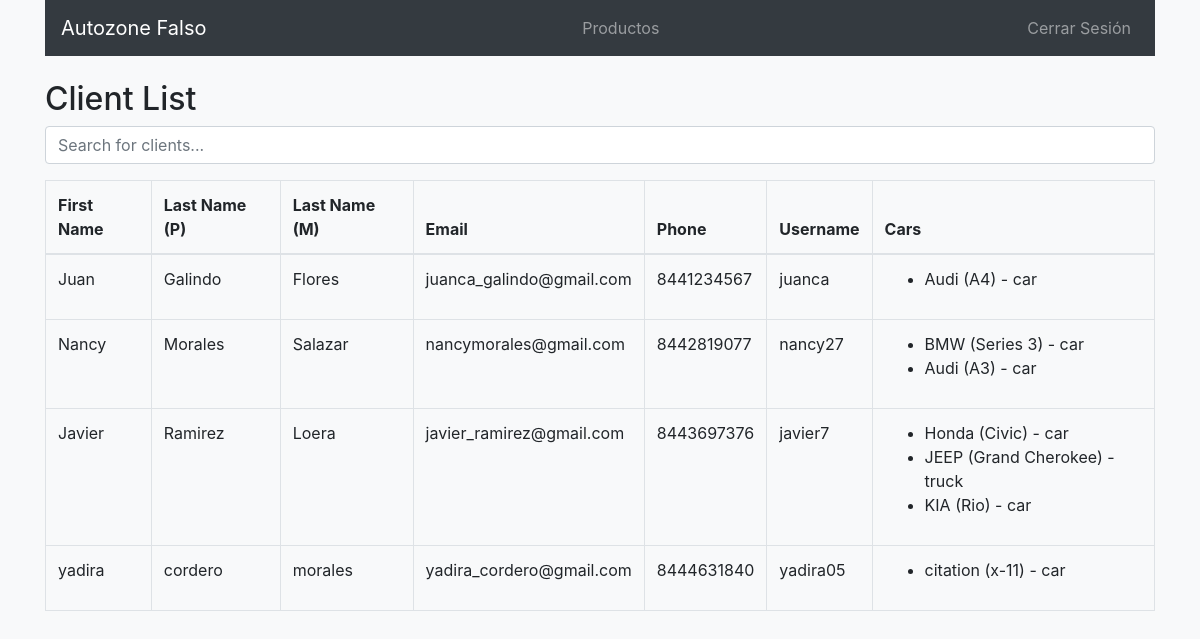
The app's page /clients with its own data.
### app.py (models this page shows)
class Client(db.Model):
    id = db.Column(db.Integer, primary_key=True)
    first_name = db.Column(db.String(100), nullable=False)
    last_name_p = db.Column(db.String(100), nullable=False)
    last_name_m = db.Column(db.String(100), nullable=False)
    email = db.Column(db.String(100), unique=True, nullable=False)
    phone = db.Column(db.String(15), nullable=False)
    username = db.Column(db.String(100), unique=True, nullable=False)
    password = db.Column(db.String(100), nullable=False)
    cars = db.relationship('Car', backref='client', lazy=True)

class Car(db.Model):
    id = db.Column(db.Integer, primary_key=True)
    name = db.Column(db.String(100), nullable=False)
    model = db.Column(db.String(100), nullable=False)
    type = db.Column(Enum('car', 'truck', name='car_type'), nullable=False)
    client_id = db.Column(db.Integer, db.ForeignKey('client.id'), nullable=False)

### app.py (the view)
@app.route('/clients')
def list_clients():
    clients = Client.query.all()
    return render_template('list_clients.html', clients=clients)

### app.py (called while the page is built)
@app.before_request
def before_request():
    if 'cart' not in session:
        session['cart'] = []

### templates/list_clients.html (shortened to what this page needs)
{% extends 'base.html' %}
{% block content %}
<div class="container">
    <nav class="navbar navbar-expand-lg navbar-dark bg-dark mb-4">
        <a class="navbar-brand" href="#">Autozone Falso</a>
        <div class="collapse navbar-collapse">
            <ul class="navbar-nav ml-auto">
                <li class="nav-item">
                    <a class="nav-link" href="{{ url_for('list_products') }}">Productos</a>
                </li>
            </ul>
            <ul class="navbar-nav ml-auto">
                <li class="nav-item">
                    <a class="nav-link" href="{{ url_for('logout') }}">Cerrar Sesión</a>
                </li>
            </ul>
        </div>
    </nav>
    <h2>Client List</h2>
    <input type="text" id="searchBar" class="form-control mb-3" placeholder="Search for clients...">
    <table class="table table-bordered">
        <thead>
            <tr style="border-color: orange;">
                <th>First Name</th>
                <th>Last Name (P)</th>
                <th>Last Name (M)</th>
                <th>Email</th>
                <th>Phone</th>
                <th>Username</th>
                <th>Cars</th>
            </tr>
        </thead>
        <tbody id="clientTable">
            {% for client in clients %}
            <tr style="border-color: orange;">
                <td>{{ client.first_name }}</td>
                <td>{{ client.last_name_p }}</td>
                <td>{{ client.last_name_m }}</td>
                <td>{{ client.email }}</td>
                <td>{{ client.phone }}</td>
                <td>{{ client.username }}</td>
                <td>
                    <ul>
                        {% for car in client.cars %}
                        <li>{{ car.name }} ({{ car.model }}) - {{ car.type }}</li>
                        {% endfor %}
                    </ul>
                </td>
            </tr>
            {% endfor %}
        </tbody>
    </table>
</div>
{% endblock %}

### templates/base.html (style rules this page uses)
body { background-color: #f8f9fa; }

### records on screen
Client: first_name "Juan", last_name_p "Galindo", last_name_m "Flores", email "juanca_galindo@gmail.com", phone "8441234567", username "juanca"
Car: name "Audi", model "A4", type "car"
Client: first_name "Nancy", last_name_p "Morales", last_name_m "Salazar", email "nancymorales@gmail.com", phone "8442819077", username "nancy27"
Car: name "BMW", model "Series 3", type "car"
Car: name "Audi", model "A3", type "car"
Client: first_name "Javier", last_name_p "Ramirez", last_name_m "Loera", email "javier_ramirez@gmail.com", phone "8443697376", username "javier7"
Car: name "Honda", model "Civic", type "car"
Car: name "JEEP", model "Grand Cherokee", type "truck"
Car: name "KIA", model "Rio", type "car"
Client: first_name "yadira", last_name_p "cordero", last_name_m "morales", email "yadira_cordero@gmail.com", phone "8444631840", username "yadira05"
Car: name "citation", model "x-11", type "car"
